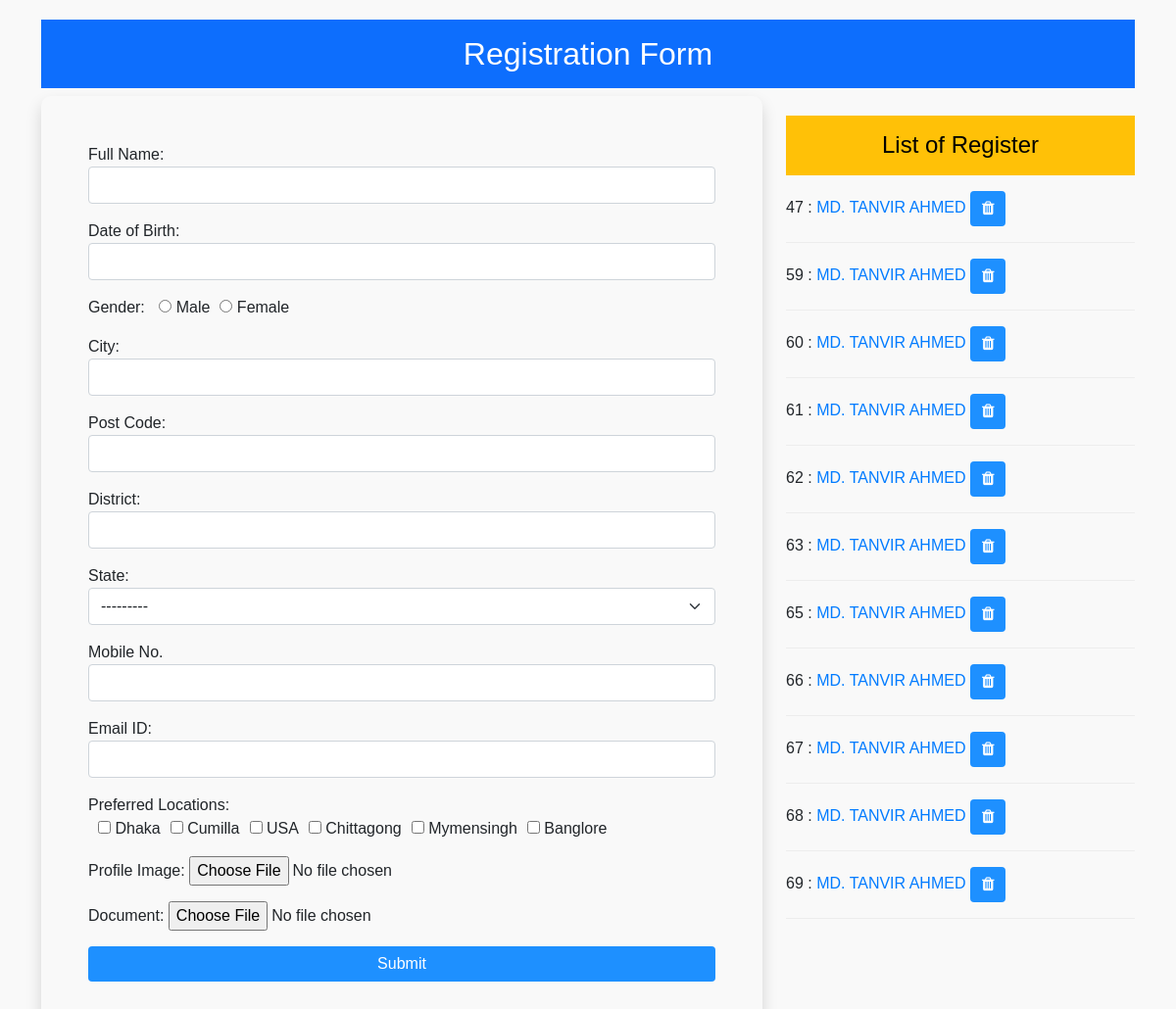
The page / on the database its author committed.
### myapp/models.py (models this page shows)
class Resume(models.Model):
 name = models.CharField(max_length=100)
 dob = models.DateField(auto_now=False, auto_now_add=False)
 gender = models.CharField(max_length=100)
 city = models.CharField(max_length=100)
 pin = models.PositiveIntegerField()
 locality = models.CharField(max_length=100)
 state = models.CharField(choices=STATE_CHOICE, max_length=50)
 mobile = models.PositiveIntegerField()
 email = models.EmailField()
 job_city = models.CharField(max_length=50)
 profile_image = models.ImageField(upload_to='profileimg', blank=True)
 my_file = models.FileField(upload_to='doc', blank=True)

### myapp/views.py (the view, shortened to what this page needs)
# urls.py: path('', views.HomeView.as_view(), name='home'),
class HomeView(View):
 def get(self, request):
  form = ResumeForm()
  candidates = Resume.objects.all()
  return render(request, 'myapp/home.html', { 'candidates':candidates, 'form':form})

### myapp/forms.py
class ResumeForm(forms.ModelForm):
 gender = forms.ChoiceField(choices=GENDER_CHOICES, widget=forms.RadioSelect)
 job_city = forms.MultipleChoiceField(label='Preferred Locations', choices=JOB_CITY_CHOICE, widget=forms.CheckboxSelectMultiple)
 class Meta:
  model = Resume
  fields = ['name', 'dob', 'gender', 'city', 'pin', 'locality', 'state', 'mobile', 'email', 'job_city', 'profile_image', 'my_file']
  labels = {'name':'Full Name', 'dob': 'Date of Birth', 'pin':'Post Code', 'locality':'District', 'mobile':'Mobile No.', 'email':'Email ID', 'profile_image':'Profile Image', 'my_file':'Document'}
  widgets = {
   'name':forms.TextInput(attrs={'class':'form-control'}),
   'dob':forms.DateInput(attrs={'class':'form-control', 'id':'datepicker'}),
   'city':forms.TextInput(attrs={'class':'form-control'}),
   'pin':forms.NumberInput(attrs={'class':'form-control'}),
   'locality':forms.TextInput(attrs={'class':'form-control'}),
   'state':forms.Select(attrs={'class':'form-select'}),
   'mobile':forms.NumberInput(attrs={'class':'form-control'}),
   'email':forms.EmailInput(attrs={'class':'form-control'}),
  }

### myapp/templates/myapp/home.html (shortened to what this page needs)
<!DOCTYPE html>
{% load static %}
<html lang="en">
<head>
  <link href="https://cdn.jsdelivr.net/npm/bootstrap@5.0.0-beta2/dist/css/bootstrap.min.css" rel="stylesheet">
<link rel="stylesheet" href="https://cdnjs.cloudflare.com/ajax/libs/font-awesome/4.7.0/css/font-awesome.min.css">
  <link rel="stylesheet" href="//code.jquery.com/ui/1.12.1/themes/base/jquery-ui.css">
  <link rel="stylesheet" href="{% static 'myapp/css/style.css' %}">
</head>
<body>
  <div class="container mb-5">
    <h1 class="btn-primary text-center p-3">Registration Form</h1>
    <div class="row">
      <div class="col-sm-8">
        <form action="" method="post" enctype="multipart/form-data" class="shadow p-5">
          {% for fm in form %}
            <div class="form-group mb-3">
              {{fm.label_tag}} {{fm}} <small class="text-danger">{{fm.errors|striptags}}</small>
            </div>
          {% endfor %}
          <input type="submit" value="Submit" class="btn btn-primary">
        </form>
      </div>
      <div class="col-sm-4">
        <h4 class="btn-warning text-center mb-3 p-3">List of Register</h4>
        {% for candidate in candidates %}
          {{candidate.id}} : <a href="{% url 'candidate' candidate.id %}">{{candidate.name}}</a>
          <td> <a class="btn" href="{% url 'deldata' candidate.id %}"> <i class="fa fa-trash"></i></a> </td>
          <hr>
        {% endfor %}
      </div>
    </div>
  </div>
</body>
</html>

### myapp/static/myapp/css/style.css (style rules this page uses)
#id_gender, #id_job_city { list-style-type: none; display: inline-flex; }
#id_gender > div { padding-left: 10px; }
#id_job_city > div { padding-left: 10px; }
body { background-color: #f9f9f9; font-family: Arial, sans-serif; }
.form-group { margin-bottom: 1rem; }
input[type="submit"] { width: 100%; }
h1 { margin-top: 20px; font-size: 2rem; color: #dc3545; }
h4 { color: #007bff; }
hr { border: none; border-top: 1px solid #ccc; }
a { text-decoration: none; color: #007bff; }
.shadow { border-radius: 10px; }
.text-center { margin-top: 20px; }
.btn { background-color: DodgerBlue; border: none; color: white; font-size: 16px; cursor: pointer; }

### rows shown on the page
Resume: id "47", name "MD. TANVIR AHMED"
Resume: id "59", name "MD. TANVIR AHMED"
Resume: id "60", name "MD. TANVIR AHMED"
Resume: id "61", name "MD. TANVIR AHMED"
Resume: id "62", name "MD. TANVIR AHMED"
Resume: id "63", name "MD. TANVIR AHMED"
Resume: id "65", name "MD. TANVIR AHMED"
Resume: id "66", name "MD. TANVIR AHMED"
Resume: id "67", name "MD. TANVIR AHMED"
Resume: id "68", name "MD. TANVIR AHMED"
Resume: id "69", name "MD. TANVIR AHMED"

### other values the page prints
{{ fm.label_tag }} "Full Name:" "Date of Birth:" "Gender:" "City:" "Post Code:" "District:" "State:" "Mobile No." "Email ID:" "Preferred Locations:" "Profile Image:" "Document:"
